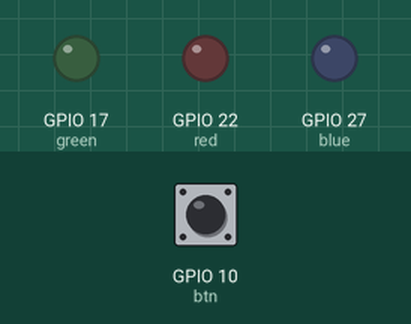
Recording of a program running on a simulated Raspberry Pi (BCM pin numbers). Parts: output pins drawn as LEDs (lit = HIGH). The inputs (shaded band) are chosen by the test bench; at power-on: GPIO 10 (btn) LOW.

Above: at 1.2 s.
1.3 s: GPIO 10 (btn) pulled HIGH for 0.15 s
At 2.1 s:
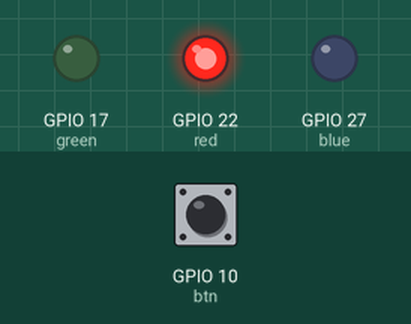
2.9 s: GPIO 10 (btn) pulled HIGH for 1 s
At 3.3 s:
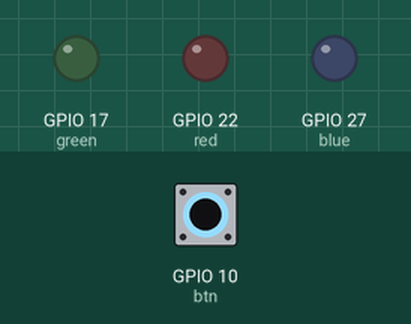
5.4 s: GPIO 10 (btn) pulled HIGH for 3.2 s
At 6.4 s:
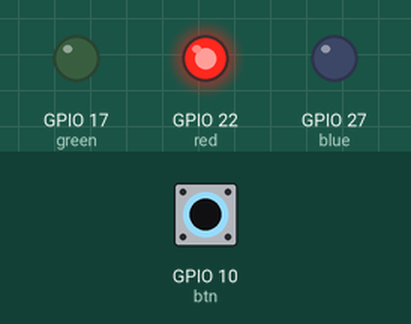
Timing chart, 0 to 8.4 s (numbered marks = the images above; inputs shaded):
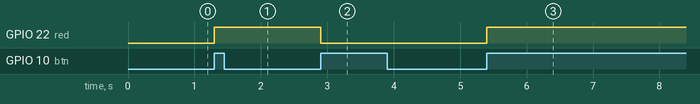

Measured:
- after the input at 1.3 s, GPIO 22 (red): LOW → HIGH at once
- after the input at 2.9 s, GPIO 22 (red): HIGH → LOW at once
- after the input at 5.4 s, GPIO 22 (red): LOW → HIGH at once

The program:

button01.py
```python
import RPi.GPIO as gp
import time

red= 22
blue = 27
green = 17

btn = 10
cnt = 0

gp.setmode(gp.BCM)
gp.setup(red,gp.OUT)
gp.setup(green,gp.OUT)
gp.setup(blue,gp.OUT)

def clickHandler(ch) :
    global cnt
    cnt = cnt + 1

    if cnt % 2 == 0 :
        gp.output(red, gp.LOW)
    else :
        gp.output(red, gp.HIGH)

gp.setwarnings(False) # Disappvear Warning Log
gp.setmode(gp.BCM)
gp.setup(btn, gp.IN, pull_up_down=gp.PUD_DOWN)
gp.add_event_detect(btn, gp.RISING, callback = clickHandler)

while True :
    time.sleep(1)
```
